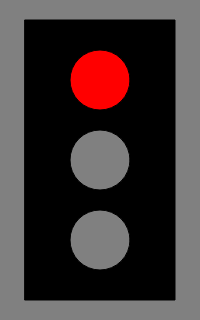
Frame 1 (no input)
Frame 60 (no input): identical to frame 1, image omitted
Frame 120 (the mouse pressed at the canvas centre since frame 60): identical to frame 1, image omitted

The p5.js sketch that drew this single still picture (run headless with seeded random() and noise() and a simulated clock; from frame 60 on, the mouse is pressed at the canvas centre):

// p5.js sketch
// ── sketch.js
/*function setup() {}

function draw() {
  ellipse(50, 50, 80, 80);
}*/

var stop = "red";
var amber = "grey";
var go = "grey";
var counter = 0;

function setup() {
  createCanvas(200, 320);
}

function draw() {
  background("grey");
  fill("black");
  rect(25, 20, 150, 280);
  fill(stop);
  ellipse(100, 80, 60, 60);
  fill(amber);
  ellipse(100, 160, 60, 60);
  fill(go);
  ellipse(100, 240, 60, 60);
}

function mouseClicked() {
  if (mouseY <= 320 && mouseX <= 200) {
    if (counter == 0) {
      counter = 1;
      stop = "grey";
      amber = "yellow";
    } else if (counter == 1) {
      counter = 2;
      amber = "grey";
      go = "green";
    } else if (counter == 2) {
      counter = 0;
      go = "grey";
      stop = "red";
    }
  }
}

// ── draw.html
<!DOCTYPE html>
<html lang="en">
  <head>
    <meta charset="UTF-8" />
    <meta name="viewport" content="width=device-width, initial-scale=1.0" />
    <meta http-equiv="X-UA-Compatible" content="ie=edge" />
    <title>Document</title>
  </head>
  <body>
    <script src="https://cdnjs.cloudflare.com/ajax/libs/p5.js/0.9.0/p5.js"></script>
    <script src="sketch.js"></script>
  </body>
</html>
